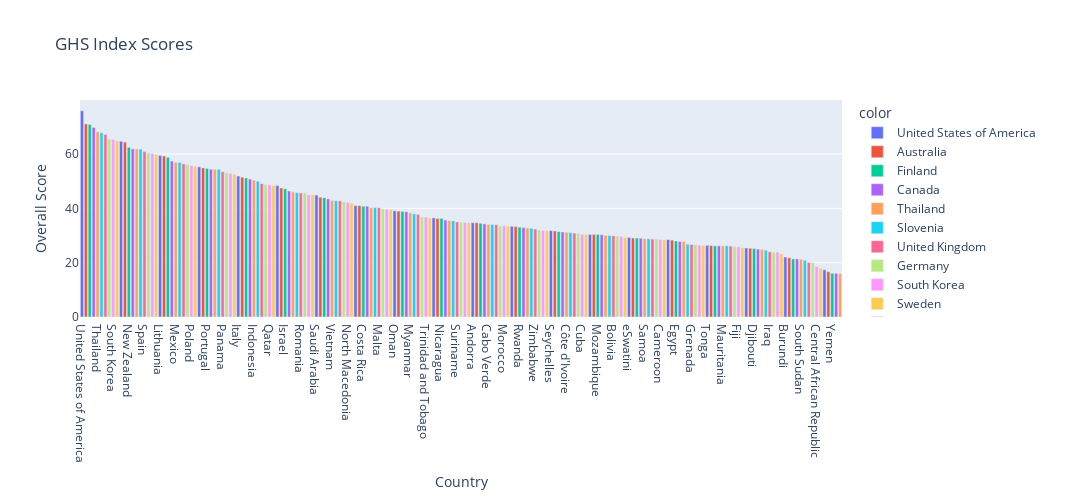

Notebook code cell kept with this figure:
### Code cell
import plotly.express as px

#df_total2 = df_total.iloc[4191:]
ghs_index_2021 = ghs_index[(ghs_index['Year'] == 2021)]
ghs_index_2021 = ghs_index_2021.sort_values('OVERALL SCORE', ascending=False)
figure = px.bar(x=ghs_index_2021['Country'], y=ghs_index_2021['OVERALL SCORE'], color=ghs_index_2021['Country'], labels={
                     "x": "Country",
                     "y": "Overall Score"
                 }, title = 'GHS Index Scores', width=1200, height=500)
figure.show()
